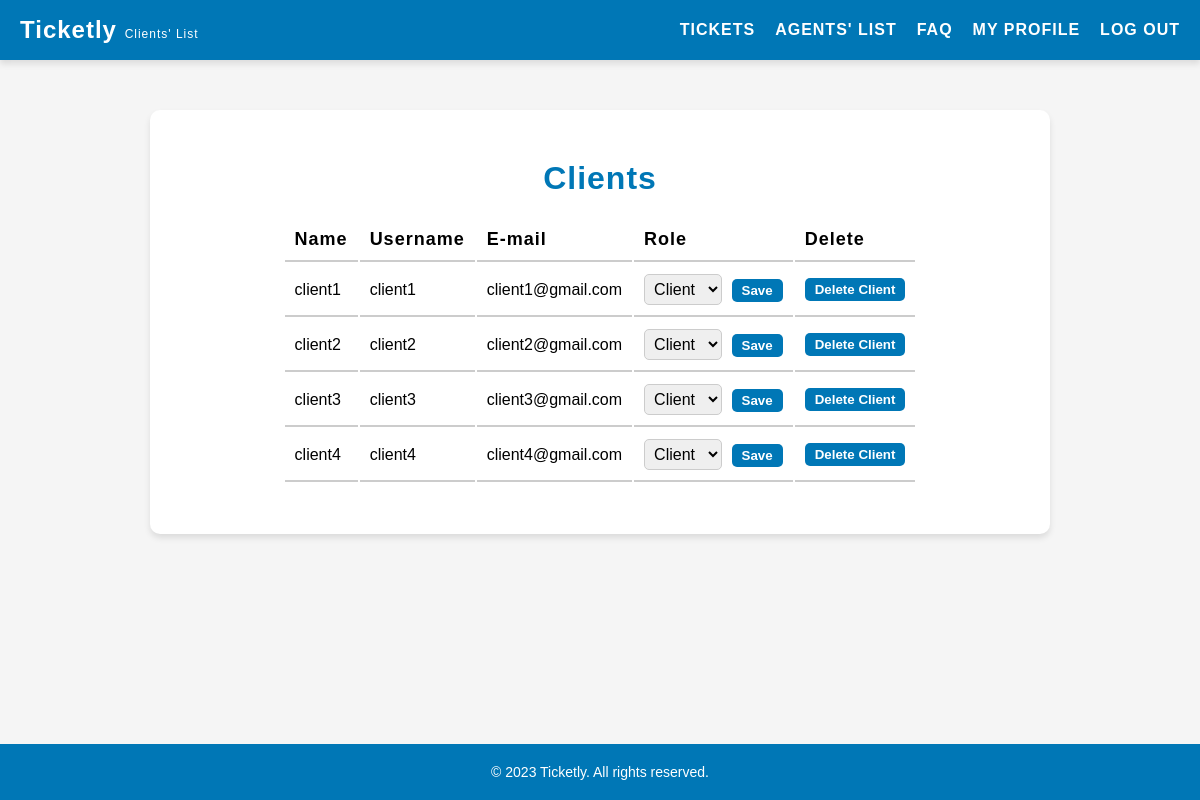
/pages/listClients.php (signed in), run on an earlier commit of the app's database.
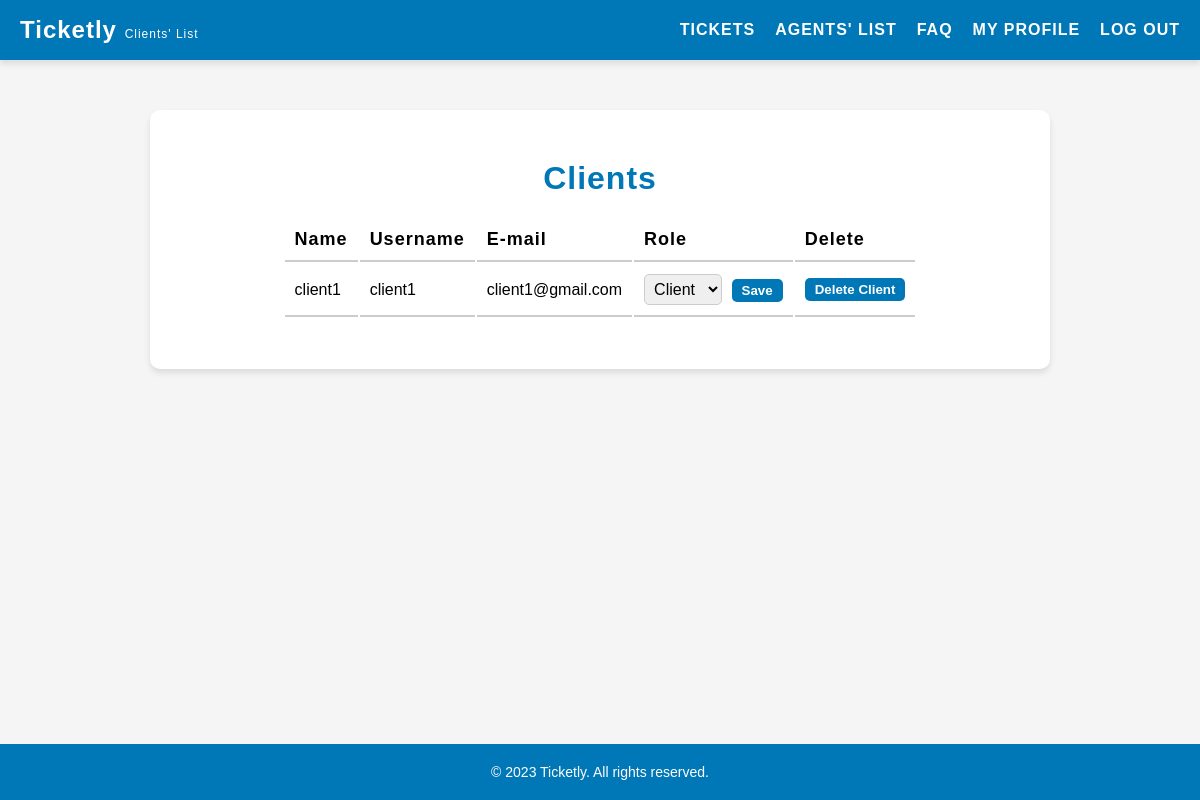
And on a later commit of the database.
### tables this page shows
CREATE TABLE users (
    id INTEGER PRIMARY KEY AUTOINCREMENT,
    username VARCHAR(255) NOT NULL UNIQUE,
    password VARCHAR(255) NOT NULL,
    email VARCHAR(255) NOT NULL UNIQUE,
    name VARCHAR(255) NOT NULL,
    role VARCHAR(10) NOT NULL DEFAULT 'client' CHECK (role IN ('client', 'agent', 'admin')),
    department_id INTEGER,
    FOREIGN KEY(department_id) REFERENCES departments(id)
);

### pages/listClients.php (called while the page is built, shortened)
<?php
    $session = new Session();
    require_once(__DIR__ . '/../templates/listClients.tpl.php');
    drawListClients($session);
?>

### database/user.class.php (called while the page is built, shortened)
<?php
    class User {
        public function __construct(?int $id, string $username, string $password, string $email, string $name, string $role, int $departmentId = 1) {
            $this->username = $username;
            $this->email = $email;
            $this->name = $name;
            $this->role = $role;
        }
    }
    function getClients(PDO $db): array {
        $stmt = $db->prepare('SELECT * FROM users WHERE role = ?');
        $stmt->execute(['client']);
        $clients = [];
        while ($row = $stmt->fetch(PDO::FETCH_ASSOC)) {
            $clients[] = new User(
                (int) $row['id'],
                $row['username'],
                $row['password'],
                $row['email'],
                $row['name'],
                $row['role']
            );
        }
        return $clients;
    }
?>

### templates/listClients.tpl.php (the view, shortened to what this page needs)
<?php function drawListClients(Session $session) {
    ?>
    <!DOCTYPE html>
    <html lang="en">
    <head>
        <link rel="stylesheet" href="../style/listClients.css">
    </head>
    <body>
        <?php include '../templates/header.tpl.php';?>
        <main>
            <h2>Clients</h2>
            <section id="clients">
                <table>
                    <tr>
                        <th>Name</th>
                        <th>Username</th>
                        <th>E-mail</th>
                        <th>Role</th>
                        <th>Delete</th>
                    </tr>
                    <?php
                        require_once '../database/connection.db.php';
                        require_once '../database/user.class.php';
                        $db = getDatabaseConnection();
                        $clients = getClients($db);
                        foreach ($clients as $client) { ?>
                        <tr>
                            <td><?php echo $client->name ?></td>
                            <td><?php echo $client->username ?></td>
                            <td><?php echo $client->email ?></td>
                            <td>
                                <form method="post" action="../actions/action_editRole.php">
                                    <select id="role" name="role">
                                        <option value="client" <?php if ($client->role == 'client') echo 'selected' ?>>Client</option>
                                    </select>
                                    <button type="submit">Save</button>
                                </form>
                            </td>
                            <td>
                                <form id="delete-form" method="post" action="../actions/action_deleteClient.php" onsubmit="return confirmDelete();">
                                    <button type="submit">Delete Client</button>
                                </form>
                            </td>
                        </tr>
                    <?php } ?>
                </table>
        </main>
        <?php include '../templates/footer.tpl.php';?>
    </body>
    </html>
<?php } ?>

### templates/header.tpl.php (shortened to what this page needs)
<!DOCTYPE html>
<html>
    <link rel="stylesheet" href="../style/header.css">
    <header>
        <h1>Ticketly <?php
            if (strpos($_SERVER['PHP_SELF'], 'assignTicket.php') !== false) echo '<span class="smaller">Assign Agent</span>';
            elseif (strpos($_SERVER['PHP_SELF'], 'editFaq.php') !== false) echo '<span class="smaller">Edit FAQ</span>';
            elseif (strpos($_SERVER['PHP_SELF'], 'editTicket.php') !== false) echo '<span class="smaller">Edit Ticket</span>';
            elseif (strpos($_SERVER['PHP_SELF'], 'faq.php') !== false) echo '<span class="smaller">FAQ</span>';
            elseif (strpos($_SERVER['PHP_SELF'], 'inquiries.php') !== false) echo '<span class="smaller">Inquiries</span>';
            elseif (strpos($_SERVER['PHP_SELF'], 'listAgents.php') !== false) echo '<span class="smaller">Agents\' List</span>';
            elseif (strpos($_SERVER['PHP_SELF'], 'listClients.php') !== false) echo '<span class="smaller">Clients\' List</span>';
            elseif (strpos($_SERVER['PHP_SELF'], 'login.php') !== false) echo '<span class="smaller">Login</span>';
            elseif (strpos($_SERVER['PHP_SELF'], 'myPage.php') !== false) echo '<span class="smaller">Edit Profile</span>';
            elseif (strpos($_SERVER['PHP_SELF'], 'newFaq.php') !== false) echo '<span class="smaller">New FAQ</span>';
            elseif (strpos($_SERVER['PHP_SELF'], 'newTicket.php') !== false) echo '<span class="smaller">Create Ticket</span>';
            elseif (strpos($_SERVER['PHP_SELF'], 'register.php') !== false) echo '<span class="smaller">Register</span>';
            elseif (strpos($_SERVER['PHP_SELF'], 'ticketLog.php') !== false) echo '<span class="smaller">Ticket Log</span>';
            elseif (strpos($_SERVER['PHP_SELF'], 'tickets.php') !== false) echo '<span class="smaller">Tickets</span>';
        ?></h1>
        <nav>
            <ul>
                <?php
                if (strpos($_SERVER['PHP_SELF'], 'tickets.php') === false)
                    echo '<li><a href="tickets.php">Tickets</a></li>';
                ?>
                <?php if ($_SESSION['role'] == 'admin') { ?>
                    <?php
                    if (strpos($_SERVER['PHP_SELF'], 'listAgents.php') === false)
                        echo '<li><a href="listAgents.php">Agents\' List</a></li>';
                    ?>
                <?php } ?>
                <?php
                if (strpos($_SERVER['PHP_SELF'], 'faq.php') === false)
                    echo '<li><a href="faq.php">FAQ</a></li>';
                ?>
                <?php
                if (strpos($_SERVER['PHP_SELF'], 'myPage.php') === false)
                    echo '<li><a href="myPage.php">My Profile</a></li>';
                ?>
                <li><a href="../actions/action_logout.php">Log out</a></li>
            </ul>
        </nav>
    </header>
</html>

### templates/footer.tpl.php
<!DOCTYPE html>
<html>
    <link rel="stylesheet" href="../style/footer.css">
    <footer>
        <p>&copy; 2023 Ticketly. All rights reserved.</p>
    </footer>
<html>

### style/listClients.css (style rules this page uses)
main { background-color: #fff; padding: 50px; border-radius: 10px; box-shadow: 0 4px 6px rgba(0, 0, 0, 0.1); margin: 50px auto; max-width: 900px; display: flex; flex-direction: column; align-items: center; margin-bottom: 100px; }
main h2 { text-align: center; font-size: 32px; margin-bottom: 20px; font-weight: 600; letter-spacing: 1px; color: #0077b6; }
table tr th { font-size: 18px; font-weight: 600; letter-spacing: 1px; text-align: left; padding: 10px; border-bottom: 2px solid #ccc; }
table tr td { padding: 10px; border-bottom: 2px solid #ccc; }
select { font-size: 16px; padding: 5px; border-radius: 5px; border: 1px solid #ccc; transition: border-color 0.3s ease; }
select { margin-right: 5px; max-width: 200px; }
button { display: inline-block; margin-left: auto; padding: 4px 10px; background-color: #0077b6; color: #fff; border-radius: 5px; text-decoration: none; font-weight: bold; border: none; cursor: pointer; }

### style/header.css (style rules this page uses)
* { box-sizing: border-box; margin: 0; padding: 0; }
body { font-family: Arial, sans-serif; background-color: #f5f5f5; }
header { background-color: #0077b6; color: #fff; display: flex; justify-content: space-between; align-items: center; padding: 20px; height: 60px; box-shadow: 0 4px 6px rgba(0, 0, 0, 0.1); }
header h1 { font-size: 24px; letter-spacing: 1px; }
header nav ul { display: flex; list-style-type: none; }
header nav li:not(:last-child) { margin-right: 20px; }
header nav a { color: #fff; text-decoration: none; font-size: 16px; letter-spacing: 1px; text-transform: uppercase; font-weight: 600; transition: color 0.3s ease; }
.smaller { font-size: 0.5em; font-weight: lighter; }

### style/footer.css (style rules this page uses)
footer { position: fixed; bottom: 0; left: 0; width: 100%; background-color: #0077b6; color: #fff; text-align: center; padding: 20px; font-size: 14px; margin: 0; }
footer p { margin: 0; }

What changed in the data, as far as the page shows it:
removed users: name "client2", username "client2", email "client2@gmail.com", role "Client"
removed users: name "client3", username "client3", email "client3@gmail.com", role "Client"
removed users: name "client4", username "client4", email "client4@gmail.com", role "Client"
